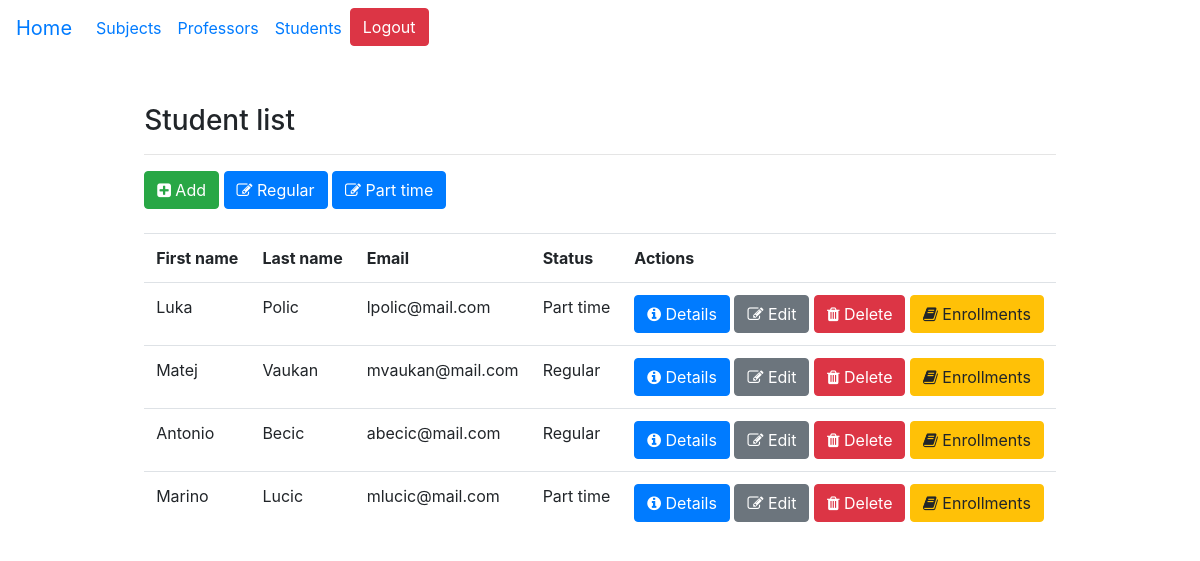
The page /students/ (signed in) on the database its author committed.
### base/models.py (models this page shows)
class User(AbstractUser):
    STATUSES = (('None', 'None'), ('Regular', 'Regular'), ('Part time', 'Part time'))
    status = models.CharField(max_length=50, choices=STATUSES, null=True, blank=True)
    role = models.ForeignKey(Role, on_delete=models.PROTECT, null=True, blank=True)

### base/views.py (the view)
# urls.py: path('students/', views.get_all_students, name='all_students'),
@login_required(login_url="/login/")
def get_all_students(request):
    student_role = Role.objects.get(name="Student")
    students = User.objects.filter(role=student_role)
    return render(request, "all_students.html", {"students":students})

### base/templates/all_students.html
{% extends 'base.html' %}
{% block all_students %}
<h3> Student list </h3>
<hr>
{% if request.user.role.name == "Administrator" %}
<a class="btn btn-success" href="{% url 'add_student' %}"> <i class="fa fa-plus-square"></i> Add </a>
<a class="btn btn-primary" href="{% url 'students_by_status' 'Regular'%}"> <i class="fa fa-edit"></i> Regular </a>
<a class="btn btn-primary" href="{% url 'students_by_status' 'Part time'%}"> <i class="fa fa-edit"></i> Part time </a>
<br> <br>
{% endif %}
<table class="table">
    <tr>
        <th> First name </th>
        <th> Last name </th>
        <th> Email </th>
        <th> Status </th>
        <th> Actions </th>
    </tr>
    {% for student in students %}
    <tr>
        <td> {{student.first_name}} </td>
        <td> {{student.last_name}} </td>
        <td> {{student.email}} </td>
        <td> {{student.status}} </td>
        <td>
            <a class="btn btn-primary" href="{% url 'user_details' student.id %}"> <i class="fa fa-info-circle"></i> Details </a>
            {% if request.user.role.name == "Administrator" %}
            <a class="btn btn-secondary" href="{% url 'edit_user' student.id %}"> <i class="fa fa-edit"></i> Edit </a>
            <a class="btn btn-danger" href="{% url 'delete_user' student.id %}"> <i class="fa fa-trash"></i> Delete </a>
            <a class="btn btn-warning" href="{% url 'student_enrollments' student.id %}"> <i class="fa fa-book"></i> Enrollments </a>
            {% endif %}
        </td>
    </tr>
    {% endfor %}
</table>
{% endblock %}

### base/templates/base.html (shortened to what this page needs)
<!DOCTYPE html>
<html lang="en">
<head>
    <link rel="stylesheet" href="https://cdn.jsdelivr.net/npm/bootstrap@4.3.1/dist/css/bootstrap.min.css"
>
    <link rel="stylesheet" href="https://cdnjs.cloudflare.com/ajax/libs/font-awesome/4.7.0/css/font-awesome.min.css">
</head>
<body>
    <nav class="navbar navbar-expand-lg">
        <ul class="navbar-nav mr-auto">
            {% if request.user.is_authenticated %}
            <li class="nav-item">
                <a class="navbar-brand" href="{%  url 'index' %}"> Home </a>
            </li>
            <li class="nav-item">
                <a class="nav-link" href="{% url 'subjects' %}"> Subjects </a>
            </li>
            <li class="nav-item">
                <a class="nav-link" href="{% url 'all_professors' %}"> Professors </a>
            </li>
            <li class="nav-item">
                <a class="nav-link" href="{% url 'all_students' %}"> Students </a>
            </li>
            <li class="nav-item">
                <form method="POST" action="{% url 'logout' %}">
                    <button type="submit" class="btn btn-danger"> Logout </button>
                </form>
            </li>
            {% endif %}
        </ul>
    </nav>
    <div class="d-flex justify-content-center mt-5">
        <div>
            {% block all_students %}
            {% endblock %}
        </div>
    </div>
</body>
</html>

### rows shown on the page
User: first_name "Luka", last_name "Polic", email "lpolic@mail.com", status "Part time"
User: first_name "Matej", last_name "Vaukan", email "mvaukan@mail.com", status "Regular"
User: first_name "Antonio", last_name "Becic", email "abecic@mail.com", status "Regular"
User: first_name "Marino", last_name "Lucic", email "mlucic@mail.com", status "Part time"
